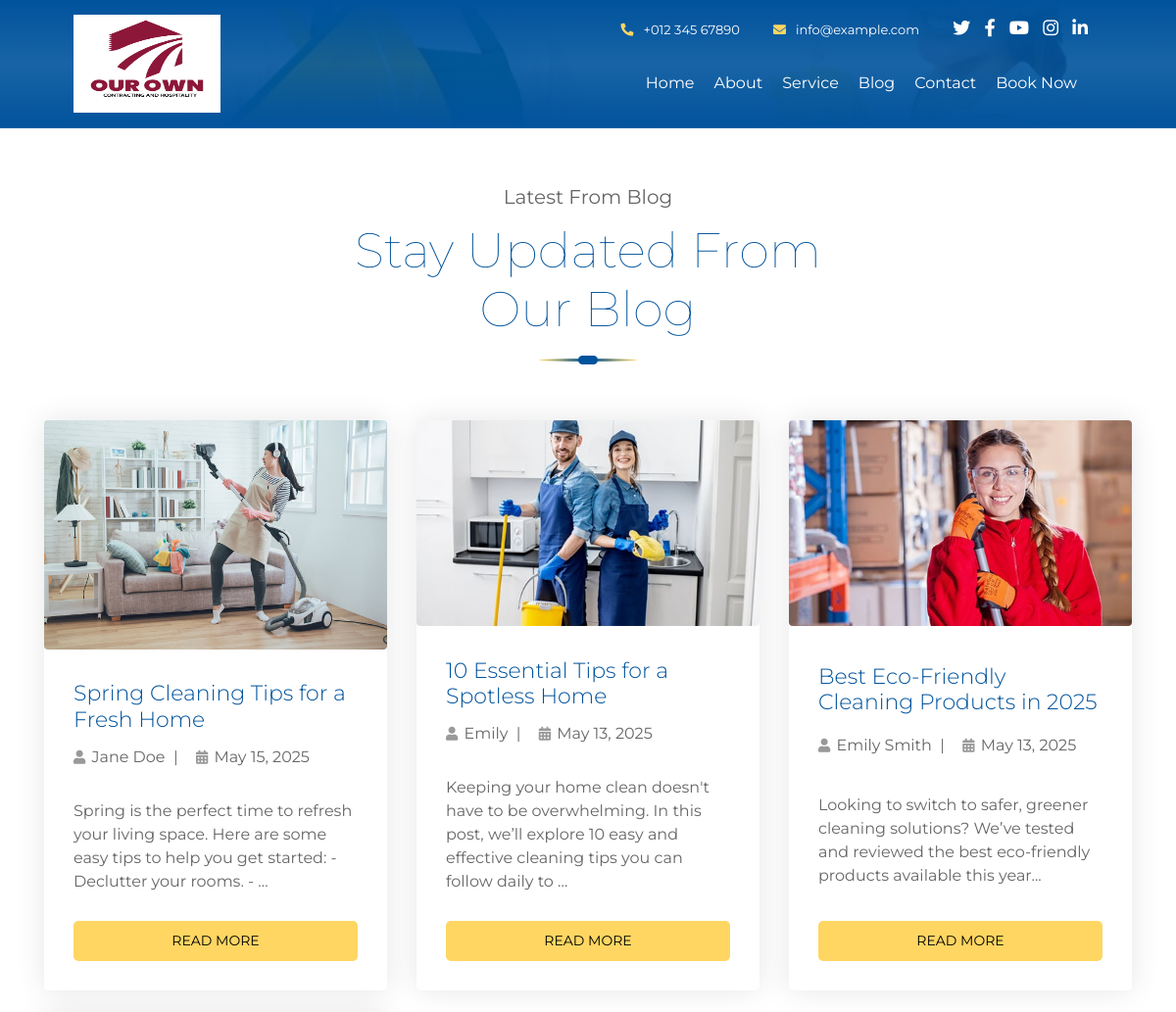
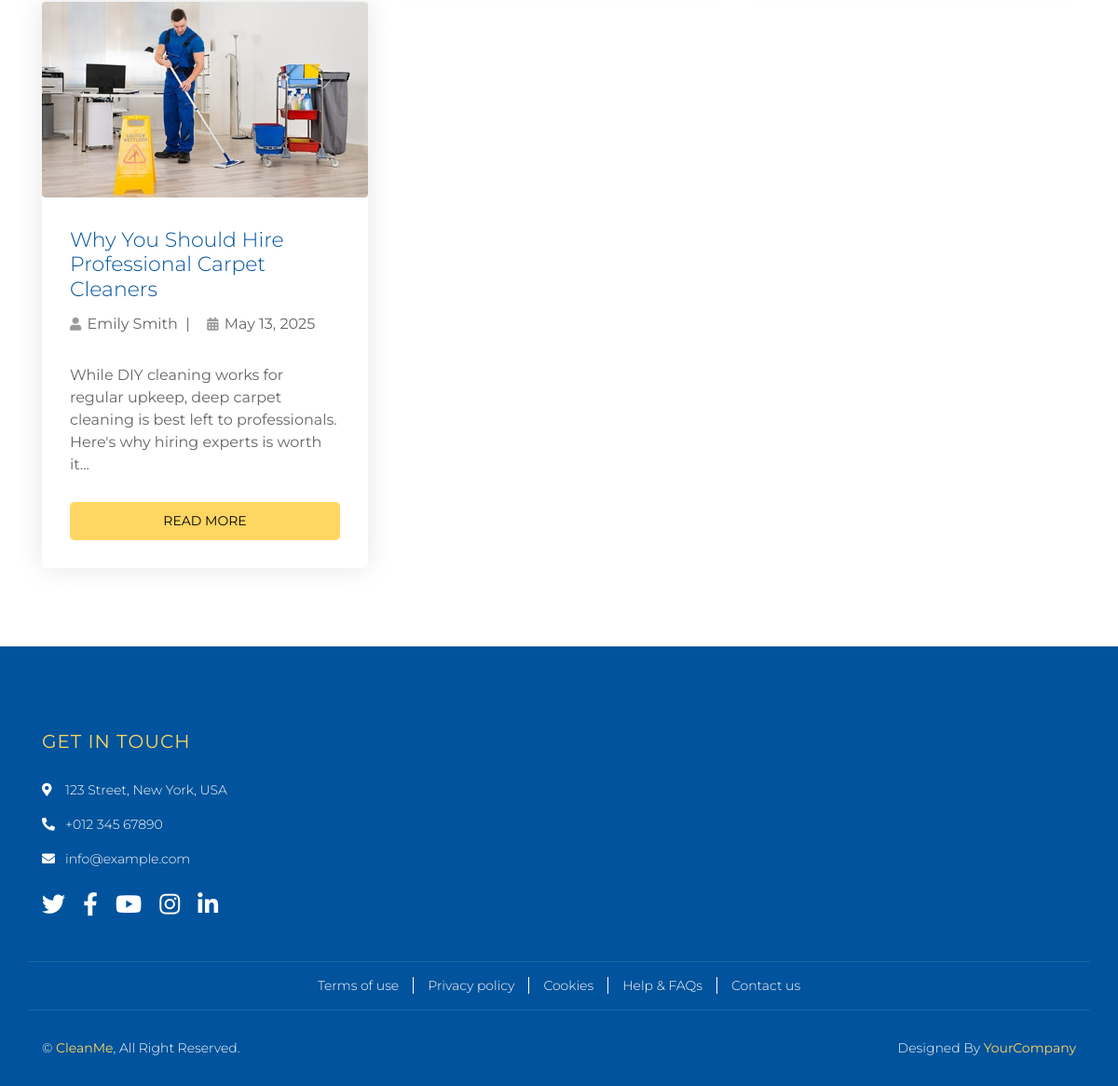
Screenshot of /blog/ with the database file from the repository (2 pictures, top to bottom).
### core/models.py (models this page shows, shortened)
class BlogPost(models.Model):
    title = models.CharField(max_length=255)
    category = models.CharField(max_length=100, blank=True)
    author = models.CharField(max_length=100, blank=True)
    slug = models.SlugField(unique=True)
    content = models.TextField()
    image = models.ImageField(upload_to='blog/')
    publish_date = models.DateField(auto_now_add=True)

### core/views.py (the view)
# urls.py: path('blog/', views.blog, name='blog'),
def blog(request):
    blogs = BlogPost.objects.all().order_by('-publish_date')
    return render(request, 'core/blog.html', {'blogs': blogs})

### core/templates/core/blog.html
{% extends 'base.html' %}
{% block content %}
<div class="blog">
    <div class="container">
        <div class="section-header text-center">
            <p>Latest From Blog</p>
            <h2>Stay Updated From Our Blog</h2>
        </div>
        <div class="row">
            {% for blog in blogs %}
            <div class="col-lg-4 col-md-6 mb-4">
                <div class="blog-item w-100 h-100 d-flex flex-column justify-content-between">
                    <img src="{{ blog.image.url }}" alt="{{ blog.title }}" class="img-fluid rounded">
                    <h3>{{ blog.title }}</h3>
                    <div class="meta mb-2">
                        <i class="fa fa-user"></i> {{ blog.author }} &nbsp;|&nbsp;
                        <i class="fa fa-calendar-alt"></i> {{ blog.publish_date }}
                    </div>
                    <p>{{ blog.content|truncatewords:25 }}</p>
                    <a class="btn btn-primary" href="{% url 'blog_detail' blog.slug %}">Read More</a>
                </div>
            </div>
            {% empty %}
            <div class="col-12 text-center">
                <p>No blog posts found.</p>
            </div>
            {% endfor %}
        </div>
    </div>
</div>
{% endblock %}

### core/static/css/style.css (style rules this page uses)
body { color: #666666; background: #ffffff; font-family: 'Montserrat', sans-serif; font-weight: 400; }
h1, h2, h3, h4, h5, h6 { font-weight: 100; }
a { color: #454545; transition: .3s; }
.section-header { position: relative; width: 100%; max-width: 550px; text-align: center; margin: 0 auto; margin-bottom: 60px; padding-bottom: 15px; }
.section-header::before { position: absolute; content: ""; width: 100px; height: 3px; left: calc(50% - 50px); bottom: 0; background: linear-gradient(to left, #FFD662, #00539C, #FFD662); border-radius: 100%; }
.section-header::after { position: absolute; content: ""; width: 20px; height: 9px; left: calc(50% - 10px); bottom: -3px; background: #00539C; border-radius: 5px; }
.section-header p { margin-bottom: 10px; font-size: 20px; }
.section-header h2 { color: #00539C; font-size: 50px; font-weight: 100; }
.blog { position: relative; width: 100%; padding: 45px 0 15px 0; }
.blog .blog-item { position: relative; width: 100%; border-radius: 5px; margin-bottom: 30px; background: #ffffff; box-shadow: 0 0 30px rgba(0, 0, 0, .1); }
.blog .blog-item img { width: 100%; border-radius: 5px 5px 0 0; }
.blog .blog-item h3 { margin: 0; padding: 25px 30px 5px 30px; font-size: 22px; font-weight: 300; color: #00539C; }
.blog .blog-item .meta { padding: 0 30px 15px 30px; }
.blog .blog-item .meta * { display: inline-block; margin: 0; padding: 0; font-size: 14px; color: #999999; }
.blog .blog-item .meta i { margin: 0 2px 0 10px; }
.blog .blog-item .meta i:first-child { margin-left: 0; }
.blog .blog-item p { padding: 0 30px; font-size: 16px; }
.blog .blog-item a.btn { position: relative; margin: 5px 30px 30px 30px; padding: 10px 20px; font-size: 14px; text-transform: uppercase; color: #000000; border: none; border-radius: 5px; background: #FFD662; transition: .3s; }

### rows the page displays
BlogPost: image (picture), title "Spring Cleaning Tips for a Fresh Home", author "Jane Doe", publish_date "May 15, 2025", content "Spring is the perfect time to refresh your living space. Here are some easy tips to help you get started: - Declutter your rooms. - …"
BlogPost: image (picture), title "10 Essential Tips for a Spotless Home", author "Emily", publish_date "May 13, 2025", content "Keeping your home clean doesn't have to be overwhelming. In this post, we’ll explore 10 easy and effective cleaning tips you can follow daily to …"
BlogPost: image (picture), title "Best Eco-Friendly Cleaning Products in 2025", author "Emily Smith", publish_date "May 13, 2025", content "Looking to switch to safer, greener cleaning solutions? We’ve tested and reviewed the best eco-friendly products available this year..."
BlogPost: image (picture), title "Why You Should Hire Professional Carpet Cleaners", author "Emily Smith", publish_date "May 13, 2025", content "While DIY cleaning works for regular upkeep, deep carpet cleaning is best left to professionals. Here's why hiring experts is worth it..."
